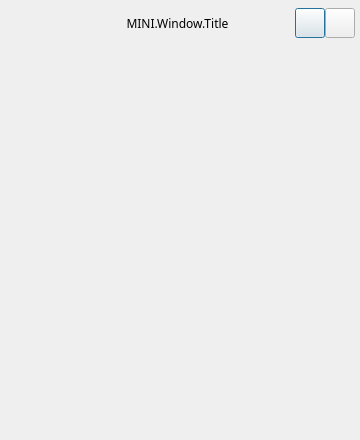
<?xml version="1.0" encoding="UTF-8"?>
<ui version="4.0">
 <class>LoginMini</class>
 <widget class="QDialog" name="LoginMini">
  <property name="windowModality">
   <enum>Qt::ApplicationModal</enum>
  </property>
  <property name="geometry">
   <rect>
    <x>0</x>
    <y>0</y>
    <width>360</width>
    <height>440</height>
   </rect>
  </property>
  <property name="minimumSize">
   <size>
    <width>0</width>
    <height>0</height>
   </size>
  </property>
  <property name="font">
   <font>
    <family>微软雅黑</family>
   </font>
  </property>
  <property name="windowTitle">
   <string>Teacher</string>
  </property>
  <property name="windowIcon">
   <iconset resource="obs.qrc">
    <normaloff>:/res/HaoYi.ico</normaloff>:/res/HaoYi.ico</iconset>
  </property>
  <layout class="QVBoxLayout" name="verticalLayout">
   <property name="spacing">
    <number>0</number>
   </property>
   <property name="leftMargin">
    <number>0</number>
   </property>
   <property name="topMargin">
    <number>0</number>
   </property>
   <property name="rightMargin">
    <number>0</number>
   </property>
   <property name="bottomMargin">
    <number>0</number>
   </property>
   <item>
    <layout class="QHBoxLayout" name="hori_title" stretch="0,0,0,0">
     <property name="spacing">
      <number>0</number>
     </property>
     <property name="sizeConstraint">
      <enum>QLayout::SetFixedSize</enum>
     </property>
     <property name="topMargin">
      <number>8</number>
     </property>
     <property name="rightMargin">
      <number>5</number>
     </property>
     <property name="bottomMargin">
      <number>15</number>
     </property>
     <item>
      <widget class="QLabel" name="label">
       <property name="minimumSize">
        <size>
         <width>60</width>
         <height>0</height>
        </size>
       </property>
       <property name="text">
        <string/>
       </property>
      </widget>
     </item>
     <item>
      <widget class="QLabel" name="titleName">
       <property name="sizePolicy">
        <sizepolicy hsizetype="Expanding" vsizetype="Fixed">
         <horstretch>0</horstretch>
         <verstretch>0</verstretch>
        </sizepolicy>
       </property>
       <property name="minimumSize">
        <size>
         <width>0</width>
         <height>30</height>
        </size>
       </property>
       <property name="maximumSize">
        <size>
         <width>16777215</width>
         <height>30</height>
        </size>
       </property>
       <property name="text">
        <string>MINI.Window.Title</string>
       </property>
       <property name="alignment">
        <set>Qt::AlignCenter</set>
       </property>
       <property name="margin">
        <number>0</number>
       </property>
       <property name="indent">
        <number>-1</number>
       </property>
      </widget>
     </item>
     <item>
      <widget class="QPushButton" name="btnMin">
       <property name="sizePolicy">
        <sizepolicy hsizetype="Fixed" vsizetype="Fixed">
         <horstretch>0</horstretch>
         <verstretch>0</verstretch>
        </sizepolicy>
       </property>
       <property name="minimumSize">
        <size>
         <width>0</width>
         <height>0</height>
        </size>
       </property>
       <property name="maximumSize">
        <size>
         <width>30</width>
         <height>30</height>
        </size>
       </property>
       <property name="cursor">
        <cursorShape>PointingHandCursor</cursorShape>
       </property>
       <property name="toolTip">
        <string>MINI.Tips.Min</string>
       </property>
       <property name="text">
        <string/>
       </property>
      </widget>
     </item>
     <item>
      <widget class="QPushButton" name="btnClose">
       <property name="sizePolicy">
        <sizepolicy hsizetype="Fixed" vsizetype="Fixed">
         <horstretch>0</horstretch>
         <verstretch>0</verstretch>
        </sizepolicy>
       </property>
       <property name="minimumSize">
        <size>
         <width>0</width>
         <height>0</height>
        </size>
       </property>
       <property name="maximumSize">
        <size>
         <width>30</width>
         <height>30</height>
        </size>
       </property>
       <property name="cursor">
        <cursorShape>PointingHandCursor</cursorShape>
       </property>
       <property name="toolTip">
        <string>MINI.Tips.Close</string>
       </property>
       <property name="text">
        <string/>
       </property>
      </widget>
     </item>
    </layout>
   </item>
   <item>
    <layout class="QHBoxLayout" name="hori_qr">
     <property name="spacing">
      <number>0</number>
     </property>
     <property name="leftMargin">
      <number>20</number>
     </property>
     <property name="topMargin">
      <number>0</number>
     </property>
     <property name="rightMargin">
      <number>20</number>
     </property>
     <property name="bottomMargin">
      <number>10</number>
     </property>
     <item>
      <widget class="QLabel" name="titleQR">
       <property name="sizePolicy">
        <sizepolicy hsizetype="Expanding" vsizetype="Fixed">
         <horstretch>0</horstretch>
         <verstretch>0</verstretch>
        </sizepolicy>
       </property>
       <property name="minimumSize">
        <size>
         <width>0</width>
         <height>280</height>
        </size>
       </property>
       <property name="font">
        <font>
         <pointsize>16</pointsize>
        </font>
       </property>
       <property name="text">
        <string/>
       </property>
       <property name="textFormat">
        <enum>Qt::AutoText</enum>
       </property>
       <property name="scaledContents">
        <bool>false</bool>
       </property>
       <property name="alignment">
        <set>Qt::AlignCenter</set>
       </property>
       <property name="wordWrap">
        <bool>true</bool>
       </property>
       <property name="indent">
        <number>0</number>
       </property>
      </widget>
     </item>
    </layout>
   </item>
   <item>
    <layout class="QHBoxLayout" name="hori_scan">
     <property name="spacing">
      <number>0</number>
     </property>
     <property name="leftMargin">
      <number>20</number>
     </property>
     <property name="topMargin">
      <number>0</number>
     </property>
     <property name="rightMargin">
      <number>25</number>
     </property>
     <property name="bottomMargin">
      <number>0</number>
     </property>
     <item>
      <widget class="QLabel" name="iconScan">
       <property name="sizePolicy">
        <sizepolicy hsizetype="Fixed" vsizetype="Fixed">
         <horstretch>0</horstretch>
         <verstretch>0</verstretch>
        </sizepolicy>
       </property>
       <property name="minimumSize">
        <size>
         <width>68</width>
         <height>38</height>
        </size>
       </property>
       <property name="layoutDirection">
        <enum>Qt::LeftToRight</enum>
       </property>
       <property name="styleSheet">
        <string notr="true"/>
       </property>
       <property name="text">
        <string/>
       </property>
      </widget>
     </item>
     <item>
      <widget class="QLabel" name="titleScan">
       <property name="sizePolicy">
        <sizepolicy hsizetype="Expanding" vsizetype="Fixed">
         <horstretch>0</horstretch>
         <verstretch>0</verstretch>
        </sizepolicy>
       </property>
       <property name="minimumSize">
        <size>
         <width>0</width>
         <height>60</height>
        </size>
       </property>
       <property name="text">
        <string notr="true"/>
       </property>
       <property name="alignment">
        <set>Qt::AlignCenter</set>
       </property>
       <property name="wordWrap">
        <bool>true</bool>
       </property>
       <property name="margin">
        <number>0</number>
       </property>
       <property name="indent">
        <number>-1</number>
       </property>
      </widget>
     </item>
    </layout>
   </item>
   <item>
    <layout class="QHBoxLayout" name="hori_ver">
     <property name="spacing">
      <number>0</number>
     </property>
     <property name="leftMargin">
      <number>20</number>
     </property>
     <property name="topMargin">
      <number>5</number>
     </property>
     <property name="rightMargin">
      <number>20</number>
     </property>
     <property name="bottomMargin">
      <number>5</number>
     </property>
     <item>
      <widget class="QLabel" name="titleVer">
       <property name="text">
        <string/>
       </property>
       <property name="alignment">
        <set>Qt::AlignCenter</set>
       </property>
      </widget>
     </item>
    </layout>
   </item>
  </layout>
 </widget>
 <resources>
  <include location="obs.qrc"/>
 </resources>
 <connections/>
</ui>
